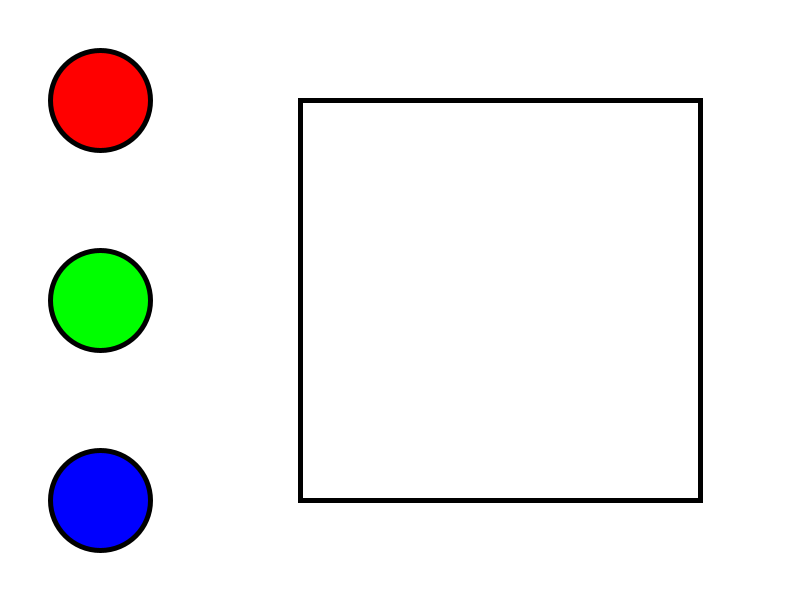
Frame 1 (no input)
Frame 60 (the mouse pressed at the canvas centre just before this capture): identical to frame 1, image omitted
Frame 120 (the mouse held since frame 60 and released just before this capture): identical to frame 1, image omitted

The Processing sketch that drew this single still picture (run headless with seeded random() and noise(); from frame 60 on, the mouse is pressed at the canvas centre):

// Processing sketch: sketch_260312a
// ── sketch_260312a.pde
/*
Michael Guo
2-1
Mar 12
*/

color red = color(255, 0, 0);
color lime = color(0, 255, 0);
color blue = color(0, 0, 255);
color yellow = color(255, 255, 0);
color magenta = color(255, 0, 255);
color cyan = color(0, 255, 255);
color white = color(255);
color black = color(0);
color selected;

void setup(){
  size(800, 600);
  strokeWeight(5);
  selected=white;
}

void draw(){
  background(white);
  
  //buttons
  fill(red);
  circle(100, 100, 100);
  fill(lime);
  circle(100, 300, 100);
  fill(blue);
  circle(100, 500, 100);
  //indicator
  fill(selected);
  square(300, 100, 400);
}

void mouseReleased(){
  if(dist(100,100,mouseX,mouseY)<50){
    selected=red;
  }
  if(dist(100,300,mouseX,mouseY)<50){
    selected=lime;
  }
  if(dist(100,500,mouseX,mouseY)<50){
    selected=blue;
  }
}
